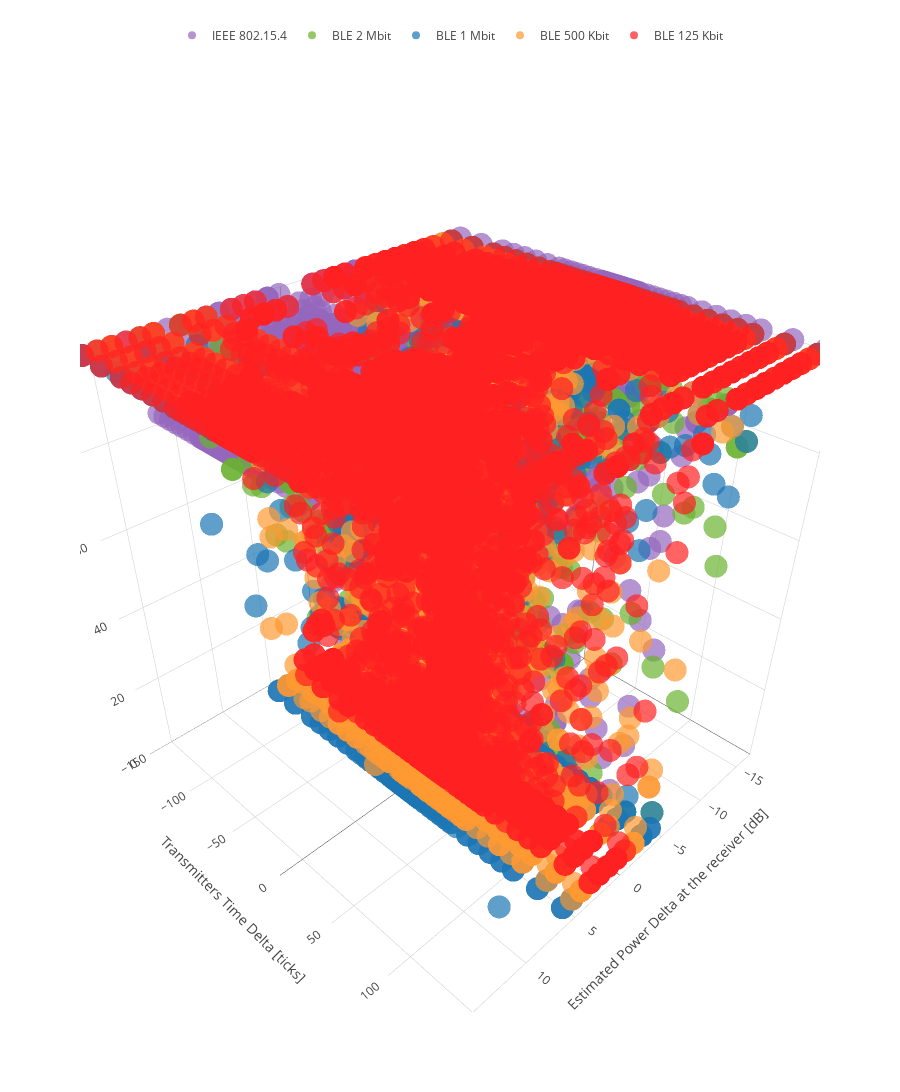

Write notebook code for a chart like this one.
### Code cell
# Compute (or retrieve) all preprocessed data
df = parse_all_data(force_computation='')

# Parameters
PowerDelta = 5
TimeDelta = -140
SamePayload = 0
TransPair = "A"
ModesToShow = [mode for mode in Modes]
# ModesToShow = [ModesToShow[1]]

# print(ModesToShow)

# prr_f_PowerDelta(
#     df,
#     TimeDelta,
#     SamePayload,
#     TransPair,
#     ModesToShow)

fig = prr_3d(
    df,
    SamePayload,
    TransPair,
    ModesToShow)


threeD_plot = go.Figure()
threeD_plot=fig
threeD_plot.show()

### Figure 1 — Plotly figure (JSON) as saved in the notebook; plotly's stock layout.template omitted (floating-point values rounded to 4 significant figures; data arrays with more than 128 entries replaced by an {"elided": "..."} marker saying what was removed)
{"data": [{"hoverinfo": "skip", "legendgroup": "0", "marker": {"color": "#9467bd"}, "mode": "markers", "name": "IEEE 802.15.4", "opacity": 0.7, "showlegend": true, "type": "scatter3d", "x": {"elided": "5384 int values"}, "y": {"elided": "5384 int values"}, "z": {"elided": "5384 int values"}}, {"hoverinfo": "skip", "legendgroup": "2", "marker": {"color": "#69B22F"}, "mode": "markers", "name": "BLE 2 Mbit", "opacity": 0.7, "showlegend": true, "type": "scatter3d", "x": {"elided": "5620 int values"}, "y": {"elided": "5620 int values"}, "z": {"elided": "5620 int values"}}, {"hoverinfo": "skip", "legendgroup": "1", "marker": {"color": "#1C76B4"}, "mode": "markers", "name": "BLE 1 Mbit", "opacity": 0.7, "showlegend": true, "type": "scatter3d", "x": {"elided": "5620 int values"}, "y": {"elided": "5620 int values"}, "z": {"elided": "5620 int values"}}, {"hoverinfo": "skip", "legendgroup": "4", "marker": {"color": "#FF9932"}, "mode": "markers", "name": "BLE 500 Kbit", "opacity": 0.7, "showlegend": true, "type": "scatter3d", "x": {"elided": "5620 int values"}, "y": {"elided": "5620 int values"}, "z": {"elided": "5620 int values"}}, {"hoverinfo": "skip", "legendgroup": "3", "marker": {"color": "#FF2021"}, "mode": "markers", "name": "BLE 125 Kbit", "opacity": 0.7, "showlegend": true, "type": "scatter3d", "x": {"elided": "5620 int values"}, "y": {"elided": "5620 int values"}, "z": {"elided": "5620 int values"}}], "layout": {"height": 1200, "legend": {"orientation": "h", "x": 0.5, "xanchor": "center", "y": 1.15, "yanchor": "top"}, "margin": {"t": 150}, "scene": {"aspectmode": "cube", "xaxis": {"range": [-17, 17], "title": {"text": "Estimated Power Delta at the receiver [dB]"}}, "yaxis": {"range": [-150, 150], "title": {"text": "Transmitters Time Delta [ticks]"}}, "zaxis": {"range": [0, 100], "title": {"text": "PRR [%]"}}}, "title": {"text": ""}, "transition": {"duration": 500}, "xaxis": {"title": {"text": "x axis title to update"}}, "yaxis": {"range": [-3, 103], "title": {"text": "PRR [%]"}}}}
